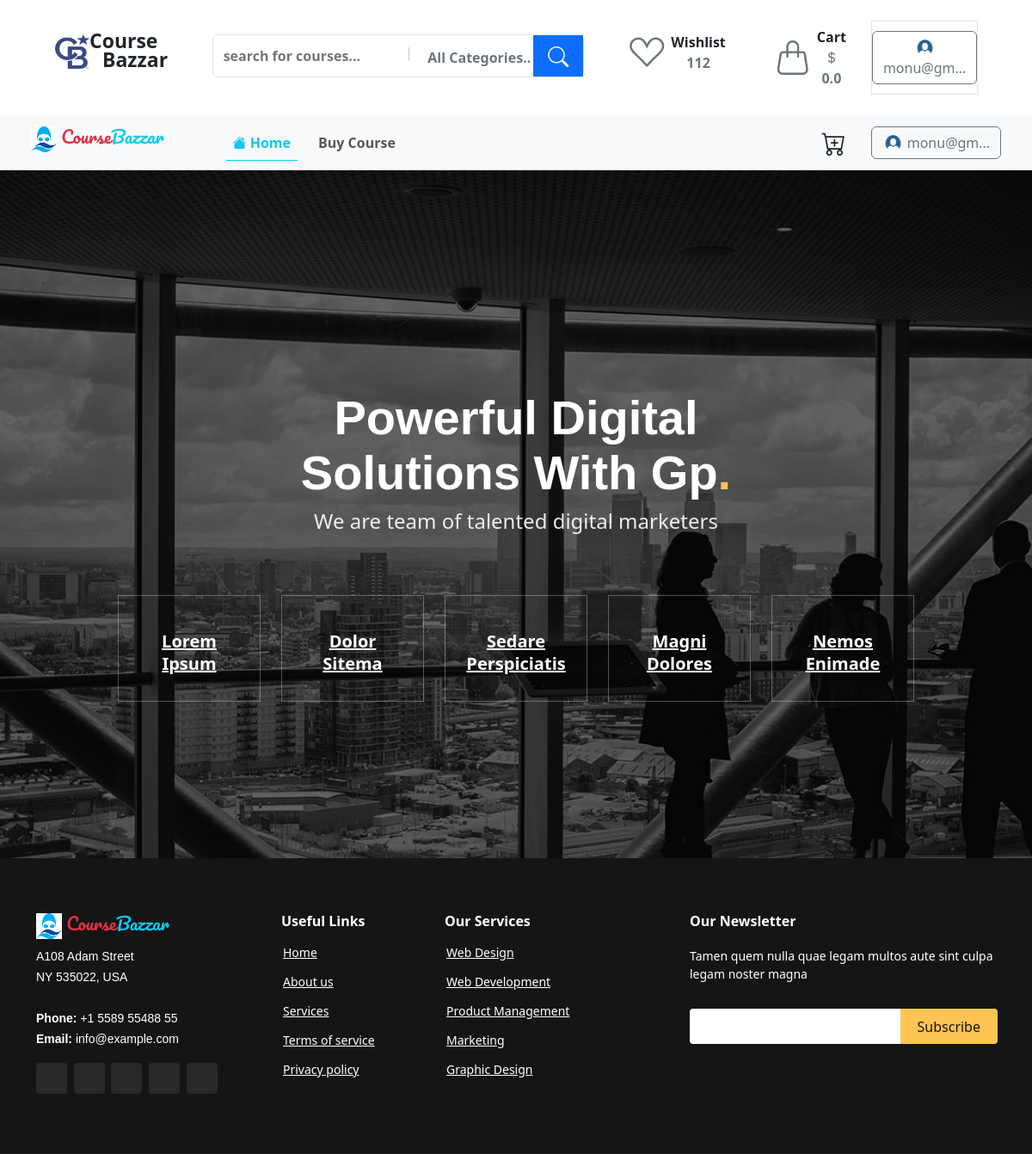
/ (signed in), run on the app's committed database.
### customer/models.py (models this page shows)
class CustomUser(AbstractUser):
    is_buyer = models.BooleanField(default=True)
    is_saller = models.BooleanField(default=False)
    phone = models.CharField(max_length=15)
    gender =  models.CharField(max_length=32,choices=(('male',"Male"),("female", "Female"),("other", "Other")))
    image = models.ImageField(upload_to='Profile/', default='Profile/pic.png')

### myapp/views.py (the view)
# urls.py: 2. Add a URL to urlpatterns:  path('', views.home, name='home')
def home(request):
    return render(request, 'index.html',{"home":True})

### customer/profile_context.py (called while the page is built)
def profile_detail(request):
    user = request.user
    if user.username == "admin":
        customer = False
        return  {'customer':customer}
    if user.is_authenticated :
        customer = CustomUser.objects.get(id = user.id)
        cartcounter =  AddToCart.objects.filter(user_id = customer.id).count()
        carts =  AddToCart.objects.filter(user_id = customer.id)
        total_price = 0.00
        for cart in carts:
            total_price += cart.course.price
        print(total_price)
        context={
            'customer':customer,
            'cartcounter' : cartcounter,
            'total_price':total_price
        }
    else:
        context={
            'customer':False
        }
    return  context

### templates/index.html (shortened to what this page needs)
{% extends "base.html" %}
{% load static %}
{% block body %}
<section id="hero" class="d-flex align-items-center justify-content-center">
    <div class="container" data-aos="fade-up">
      <div class="row justify-content-center" data-aos="fade-up" data-aos-delay="150">
        <div class="col-xl-6 col-lg-8">
          <h1>Powerful Digital Solutions With Gp<span>.</span></h1>
          <h2>We are team of talented digital marketers</h2>
        </div>
      </div>
      <div class="row gy-4 mt-5 justify-content-center" data-aos="zoom-in" data-aos-delay="250">
        <div class="col-xl-2 col-md-4">
          <div class="icon-box">
            <h3><a href="">Lorem Ipsum</a></h3>
          </div>
        </div>
        <div class="col-xl-2 col-md-4">
          <div class="icon-box">
            <h3><a href="">Dolor Sitema</a></h3>
          </div>
        </div>
        <div class="col-xl-2 col-md-4">
          <div class="icon-box">
            <h3><a href="">Sedare Perspiciatis</a></h3>
          </div>
        </div>
        <div class="col-xl-2 col-md-4">
          <div class="icon-box">
            <h3><a href="">Magni Dolores</a></h3>
          </div>
        </div>
        <div class="col-xl-2 col-md-4">
          <div class="icon-box">
            <h3><a href="">Nemos Enimade</a></h3>
          </div>
        </div>
      </div>
    </div>
  </section>
{% endblock body %}

### templates/header.html (shortened to what this page needs)
{% load static %}
<div class="container-fluid px-5">
  <div class="row px-3 py-4">
      <div class="col-lg-2 col-sm-5 pt-3 d-flex text-center">
          <span>
              <img src="{% static 'images/cb-logo.png' %}" width="40px" height="40px" alt="" srcset="">
          </span>
          <span class="h-100 position-relative">
            <p class="mb-0  pb-0 fw-bold position-absolute" style="top:-10px; font-size:23px">Course</p>
            <p class="mb-0  pb-0 fw-bold position-absolute" style="top:12px; left:15px; font-size:23px">Bazzar</p>
          </span>
      </div>
      <div class="col-lg-5 col-sm-10  pt-3">
          <div class="border rounded-2 p-0 position-relative">
              <input type="text" class="border-0 m-1 p-2 w-50 fw-semibold" placeholder="search for courses..." name="" id="">
              <button class="btn text-secondary fw-semibold ps-3">All Categories.. </button>
              <button class="btn btn-primary position-absolute top-0 end-0 h-100 px-3 fs-4 rounded-0 text-light"><i class="bi bi-search"></i></button>
          </div>
      </div>
      <div class="col--lg5  col-sm-5  d-flex">
        <a href="">
          <button class=" btn ">
            <div class="mx-3 d-flex  align-items-center">
              <div>
                <i class="bi bi-suit-heart fs-1 text-secondary align-center"></i>
              </div>
              <div class="ps-2">
                <p class="mb-0 fw-semibold text-dark ">
                  Wishlist
                </p>
                <p class="mb-0 fw-semibold text-secondary">
                  112
                </p>
              </div>
            </div>
          </button>
        </a>
        <a href="{% url 'customercart' %}">
          <button class="btn">
            <div class="mx-3 d-flex  align-items-center">
             <div class=" position-relative">
               <i class="bi bi-handbag  fs-1 text-secondary align-center "></i>
               </div>
             <div class="ps-2">
               <p class="mb-0 fw-semibold text-dark ">
                 Cart
               </p>
               <p class="mb-0 fw-semibold text-secondary fs-6">
                 <i class="bi bi-currency-dollar "></i>{{total_price}}
               </p>
             </div>
           </div>
          </button>
        </a>
        {% if user.is_authenticated %}
          <div class="border  d-flex  align-items-center ms-auto">
            <a href="{% url 'customerprofile' %}" class="text-decoration-none">
              <button class="btn btn-outline-secondary">
                <img src="{{customer.image.url}}" alt="" style="width: 25px; height:22px" class="rounded-circle">
                {{user.email|truncatechars:8}}
              </button>
            </a>
          </div>
        {% endif %}
      </div>
  </div>
</div>
<nav class="navbar navbar-expand-lg bg-light px-4 py-1">
    <div class="container-fluid">
      <a class="navbar-brand h5" style="font-family: 'Pacifico', cursive;" href="/">
        <img src='{% static "images\logo.png" %}' style="width:30px; height:30px" srcset="">
        <span class="text-danger">Course</span><span class="text-info">Bazzar</span>
      </a>
      <div class="collapse navbar-collapse" id="navbarSupportedContent">
        <ul class="navbar-nav me-auto ps-5 mb-2 mb-lg-0">
          <li class="nav-item">
            <a class="nav-link mx-2 fw-semibold {{home}}" aria-current="page" href="{% url 'home' %}"><i class="bi bi-house-fill"></i> Home</a>
          </li>
          <li class="nav-item">
            <a class="nav-link mx-2 fw-semibold {{buycourse}}" aria-current="page" href="{% url 'Buy Course' %}">Buy Course</a>
          </li>
        </ul>
       <div>
        {% if user.is_authenticated %}
        <a href="{% url 'customercart' %}" class="text-decoration-none">
          <button  class="btn position-relative me-2 px-3">
            <i class="bi bi-cart-plus fs-3"></i>
          </button>
        </a>
          <a href="{% url 'customerprofile' %}" class="text-decoration-none">
            <button class="btn btn-outline-secondary">
              <img src="{{customer.image.url}}" alt="" style="width: 25px; height:22px" class="rounded-circle">
              {{user.email|truncatechars:8}}
            </button>
          </a>
        {% endif %}
       </div>
      </div>
    </div>
  </nav>

### static/css/style.css (style rules this page uses)
#hero { width: 100%; min-height: 100vh; background: url("../images/hero-bg.jpg") top center; background-size: cover; position: relative; }
#hero:before { content: ""; background: rgba(0, 0, 0, 0.6); position: absolute; bottom: 0; top: 0; left: 0; right: 0; }
#hero .container { position: relative; padding-top: 74px; text-align: center; }
#hero h1 { margin: 0; font-size: 56px; font-weight: 700; line-height: 64px; color: #fff; font-family: "Poppins", sans-serif; }
#hero h1 span { color: #ffc451; }
#hero h2 { color: rgba(255, 255, 255, 0.9); margin: 10px 0 0 0; font-size: 24px; }
#hero .icon-box { padding: 30px 20px; transition: ease-in-out 0.3s; border: 1px solid rgba(255, 255, 255, 0.3); height: 100%; text-align: center; }
#hero .icon-box h3 { font-weight: 700; margin: 10px 0 0 0; padding: 0; line-height: 1; font-size: 20px; line-height: 26px; }
#hero .icon-box h3 a { color: #fff; transition: ease-in-out 0.3s; }
@media (min-width: 1024px) { #hero { background-attachment: fixed; } }

### data on the page
CustomUser: image (picture), email "monu@gm…"

### other printed values
{{ total_price }} "0.0"
